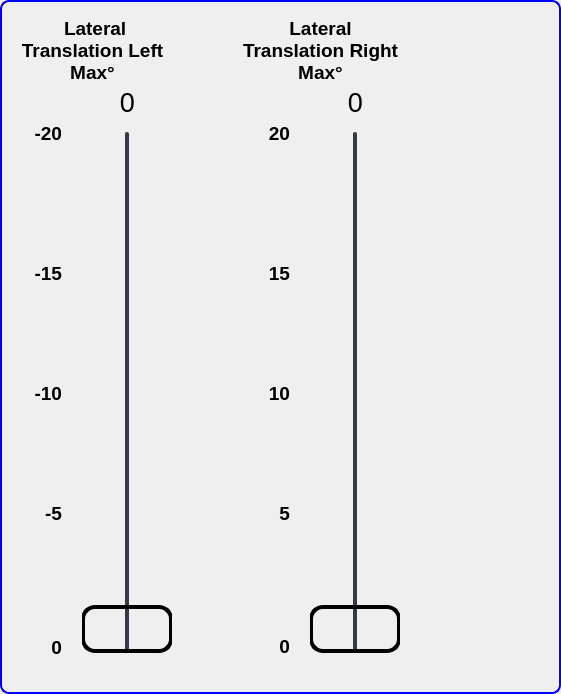
     <widget class="QGroupBox" name="CDGroupBox">
      <property name="geometry">
       <rect>
        <x>709</x>
        <y>-4</y>
        <width>561</width>
        <height>694</height>
       </rect>
      </property>
      <property name="styleSheet">
       <string notr="true">QGroupBox {
                                border: 2px solid blue;
                                border-radius: 9px;
                                margin-top: 0.5em;
                                }
                            </string>
      </property>
      <property name="title">
       <string/>
      </property>
      <widget class="QGroupBox" name="CDRightGroupBox">
       <property name="geometry">
        <rect>
         <x>230</x>
         <y>2</y>
         <width>191</width>
         <height>690</height>
        </rect>
       </property>
       <property name="styleSheet">
        <string notr="true">border:0px</string>
       </property>
       <widget class="QLabel" name="Lbl_41">
        <property name="geometry">
         <rect>
          <x>30</x>
          <y>260</y>
          <width>30</width>
          <height>24</height>
         </rect>
        </property>
        <property name="font">
         <font>
          <family>Arial</family>
          <pointsize>14</pointsize>
          <bold>true</bold>
         </font>
        </property>
        <property name="text">
         <string>15</string>
        </property>
        <property name="alignment">
         <set>Qt::AlignRight|Qt::AlignTop|Qt::AlignTrailing</set>
        </property>
       </widget>
       <widget class="QLabel" name="Lbl_46">
        <property name="geometry">
         <rect>
          <x>30</x>
          <y>120</y>
          <width>30</width>
          <height>24</height>
         </rect>
        </property>
        <property name="font">
         <font>
          <family>Arial</family>
          <pointsize>14</pointsize>
          <bold>true</bold>
         </font>
        </property>
        <property name="text">
         <string>20</string>
        </property>
        <property name="alignment">
         <set>Qt::AlignRight|Qt::AlignTop|Qt::AlignTrailing</set>
        </property>
       </widget>
       <widget class="QLabel" name="rightLatUpLbl">
        <property name="geometry">
         <rect>
          <x>30</x>
          <y>160</y>
          <width>47</width>
          <height>101</height>
         </rect>
        </property>
        <property name="text">
         <string/>
        </property>
        <property name="pixmap">
         <pixmap>images/up-ticks.png</pixmap>
        </property>
       </widget>
       <widget class="QLabel" name="rightLatFlexionTitleLbl">
        <property name="geometry">
         <rect>
          <x>10</x>
          <y>13</y>
          <width>161</width>
          <height>71</height>
         </rect>
        </property>
        <property name="font">
         <font>
          <family>Arial</family>
          <pointsize>14</pointsize>
          <bold>true</bold>
         </font>
        </property>
        <property name="text">
         <string>Lateral Translation Right Max°</string>
        </property>
        <property name="alignment">
         <set>Qt::AlignCenter</set>
        </property>
        <property name="wordWrap">
         <bool>true</bool>
        </property>
       </widget>
       <widget class="QLabel" name="rightLatDownLbl">
        <property name="geometry">
         <rect>
          <x>30</x>
          <y>520</y>
          <width>47</width>
          <height>101</height>
         </rect>
        </property>
        <property name="text">
         <string/>
        </property>
        <property name="pixmap">
         <pixmap>images/down-ticks.png</pixmap>
        </property>
       </widget>
       <widget class="QLabel" name="rightLatFlexionLbl">
        <property name="geometry">
         <rect>
          <x>95</x>
          <y>80</y>
          <width>61</width>
          <height>41</height>
         </rect>
        </property>
        <property name="font">
         <font>
          <family>Arial</family>
          <pointsize>20</pointsize>
         </font>
        </property>
        <property name="text">
         <string>0</string>
        </property>
        <property name="alignment">
         <set>Qt::AlignCenter</set>
        </property>
       </widget>
       <widget class="QSlider" name="rightLatFlexionSlider">
        <property name="geometry">
         <rect>
          <x>80</x>
          <y>130</y>
          <width>90</width>
          <height>521</height>
         </rect>
        </property>
        <property name="font">
         <font>
          <family>Arial</family>
          <pointsize>12</pointsize>
         </font>
        </property>
        <property name="styleSheet">
         <string notr="true">QSlider::groove:vertical {
                                        border-radius: 2px;
                                        width: 4px;
                                        background-color: rgb(52, 59, 72);
                                        }
                                        QSlider::groove:vertical:hover {
                                        background-color: blue;
                                        }
                                        QSlider::handle:vertical {
                                        background-color: qlineargradient(spread:pad, x1:0, y1:0,
                                        x2:0, y2:1, stop:0 rgba(0, 50, 145, 255), stop:1 rgba(255,
                                        255, 255, 255));
                                        border: 4px solid black;
                                        height: 40px;
                                        margin: 0px -44px;
                                        border-radius: 14px;
                                        }</string>
        </property>
        <property name="minimum">
         <number>0</number>
        </property>
        <property name="maximum">
         <number>20</number>
        </property>
        <property name="singleStep">
         <number>1</number>
        </property>
        <property name="pageStep">
         <number>1</number>
        </property>
        <property name="value">
         <number>0</number>
        </property>
        <property name="sliderPosition">
         <number>0</number>
        </property>
        <property name="orientation">
         <enum>Qt::Vertical</enum>
        </property>
        <property name="invertedControls">
         <bool>false</bool>
        </property>
        <property name="tickPosition">
         <enum>QSlider::TicksBothSides</enum>
        </property>
        <property name="tickInterval">
         <number>2</number>
        </property>
       </widget>
       <widget class="QLabel" name="Lbl_44">
        <property name="geometry">
         <rect>
          <x>30</x>
          <y>633</y>
          <width>30</width>
          <height>24</height>
         </rect>
        </property>
        <property name="font">
         <font>
          <family>Arial</family>
          <pointsize>14</pointsize>
          <bold>true</bold>
         </font>
        </property>
        <property name="text">
         <string>0</string>
        </property>
        <property name="alignment">
         <set>Qt::AlignRight|Qt::AlignTop|Qt::AlignTrailing</set>
        </property>
       </widget>
       <widget class="QLabel" name="Lbl_42">
        <property name="geometry">
         <rect>
          <x>30</x>
          <y>380</y>
          <width>30</width>
          <height>24</height>
         </rect>
        </property>
        <property name="font">
         <font>
          <family>Arial</family>
          <pointsize>14</pointsize>
          <bold>true</bold>
         </font>
        </property>
        <property name="text">
         <string>10</string>
        </property>
        <property name="alignment">
         <set>Qt::AlignRight|Qt::AlignTop|Qt::AlignTrailing</set>
        </property>
       </widget>
       <widget class="QLabel" name="Lbl_43">
        <property name="geometry">
         <rect>
          <x>30</x>
          <y>500</y>
          <width>30</width>
          <height>24</height>
         </rect>
        </property>
        <property name="font">
         <font>
          <family>Arial</family>
          <pointsize>14</pointsize>
          <bold>true</bold>
         </font>
        </property>
        <property name="styleSheet">
         <string notr="true">background:transparent;</string>
        </property>
        <property name="text">
         <string>5</string>
        </property>
        <property name="alignment">
         <set>Qt::AlignRight|Qt::AlignTop|Qt::AlignTrailing</set>
        </property>
       </widget>
      </widget>
      <widget class="QGroupBox" name="CDLeftGroupBox">
       <property name="geometry">
        <rect>
         <x>2</x>
         <y>2</y>
         <width>191</width>
         <height>690</height>
        </rect>
       </property>
       <property name="styleSheet">
        <string notr="true">border:0px;</string>
       </property>
       <widget class="QLabel" name="Lbl_35">
        <property name="geometry">
         <rect>
          <x>30</x>
          <y>633</y>
          <width>30</width>
          <height>24</height>
         </rect>
        </property>
        <property name="font">
         <font>
          <family>Arial</family>
          <pointsize>14</pointsize>
          <bold>true</bold>
         </font>
        </property>
        <property name="text">
         <string>0</string>
        </property>
        <property name="alignment">
         <set>Qt::AlignRight|Qt::AlignTrailing|Qt::AlignVCenter</set>
        </property>
       </widget>
       <widget class="QSlider" name="leftLatFlexionSlider">
        <property name="geometry">
         <rect>
          <x>80</x>
          <y>130</y>
          <width>90</width>
          <height>521</height>
         </rect>
        </property>
        <property name="font">
         <font>
          <family>Arial</family>
          <pointsize>12</pointsize>
         </font>
        </property>
        <property name="styleSheet">
         <string notr="true">QSlider::groove:vertical {
                                        border-radius: 2px;
                                        width: 4px;
                                        background-color: rgb(52, 59, 72);
                                        }
                                        QSlider::groove:vertical:hover {
                                        background-color: blue;
                                        }
                                        QSlider::handle:vertical {
                                        background-color: qlineargradient(spread:pad, x1:0, y1:0,
                                        x2:0, y2:1, stop:0 rgba(0, 50, 145, 255), stop:1 rgba(255,
                                        255, 255, 255));
                                        border: 4px solid black;
                                        height: 40px;
                                        margin: 0px -44px;
                                        border-radius: 14px;
                                        }</string>
        </property>
        <property name="minimum">
         <number>0</number>
        </property>
        <property name="maximum">
         <number>20</number>
        </property>
        <property name="singleStep">
         <number>1</number>
        </property>
        <property name="pageStep">
         <number>1</number>
        </property>
        <property name="value">
         <number>0</number>
        </property>
        <property name="sliderPosition">
         <number>0</number>
        </property>
        <property name="orientation">
         <enum>Qt::Vertical</enum>
        </property>
        <property name="invertedControls">
         <bool>false</bool>
        </property>
        <property name="tickPosition">
         <enum>QSlider::TicksBothSides</enum>
        </property>
        <property name="tickInterval">
         <number>2</number>
        </property>
       </widget>
       <widget class="QLabel" name="Lbl_37">
        <property name="geometry">
         <rect>
          <x>30</x>
          <y>500</y>
          <width>30</width>
          <height>24</height>
         </rect>
        </property>
        <property name="font">
         <font>
          <family>Arial</family>
          <pointsize>14</pointsize>
          <bold>true</bold>
         </font>
        </property>
        <property name="styleSheet">
         <string notr="true">background:transparent;</string>
        </property>
        <property name="text">
         <string>-5</string>
        </property>
        <property name="alignment">
         <set>Qt::AlignRight|Qt::AlignTop|Qt::AlignTrailing</set>
        </property>
       </widget>
       <widget class="QLabel" name="leftLatUpLbl">
        <property name="geometry">
         <rect>
          <x>30</x>
          <y>160</y>
          <width>47</width>
          <height>101</height>
         </rect>
        </property>
        <property name="text">
         <string/>
        </property>
        <property name="pixmap">
         <pixmap>images/up-ticks.png</pixmap>
        </property>
       </widget>
       <widget class="QLabel" name="Lbl_40">
        <property name="geometry">
         <rect>
          <x>30</x>
          <y>260</y>
          <width>30</width>
          <height>24</height>
         </rect>
        </property>
        <property name="font">
         <font>
          <family>Arial</family>
          <pointsize>14</pointsize>
          <bold>true</bold>
         </font>
        </property>
        <property name="text">
         <string>-15</string>
        </property>
        <property name="alignment">
         <set>Qt::AlignRight|Qt::AlignTop|Qt::AlignTrailing</set>
        </property>
       </widget>
       <widget class="QLabel" name="leftLatFlexionTitleLbl">
        <property name="geometry">
         <rect>
          <x>10</x>
          <y>13</y>
          <width>161</width>
          <height>71</height>
         </rect>
        </property>
        <property name="font">
         <font>
          <family>Arial</family>
          <pointsize>14</pointsize>
          <bold>true</bold>
         </font>
        </property>
        <property name="text">
         <string> Lateral Translation Left Max°</string>
        </property>
        <property name="alignment">
         <set>Qt::AlignCenter</set>
        </property>
        <property name="wordWrap">
         <bool>true</bool>
        </property>
       </widget>
       <widget class="QLabel" name="leftLatFlexionLbl">
        <property name="geometry">
         <rect>
          <x>100</x>
          <y>80</y>
          <width>51</width>
          <height>41</height>
         </rect>
        </property>
        <property name="font">
         <font>
          <family>Arial</family>
          <pointsize>20</pointsize>
         </font>
        </property>
        <property name="text">
         <string>0</string>
        </property>
        <property name="alignment">
         <set>Qt::AlignCenter</set>
        </property>
       </widget>
       <widget class="QLabel" name="Lbl_36">
        <property name="geometry">
         <rect>
          <x>30</x>
          <y>380</y>
          <width>30</width>
          <height>24</height>
         </rect>
        </property>
        <property name="font">
         <font>
          <family>Arial</family>
          <pointsize>14</pointsize>
          <bold>true</bold>
         </font>
        </property>
        <property name="text">
         <string>-10</string>
        </property>
        <property name="alignment">
         <set>Qt::AlignRight|Qt::AlignTop|Qt::AlignTrailing</set>
        </property>
       </widget>
       <widget class="QLabel" name="leftLatDownLbl">
        <property name="geometry">
         <rect>
          <x>30</x>
          <y>520</y>
          <width>47</width>
          <height>101</height>
         </rect>
        </property>
        <property name="text">
         <string/>
        </property>
        <property name="pixmap">
         <pixmap>images/down-ticks.png</pixmap>
        </property>
       </widget>
       <widget class="QLabel" name="Lbl_38">
        <property name="geometry">
         <rect>
          <x>30</x>
          <y>120</y>
          <width>30</width>
          <height>24</height>
         </rect>
        </property>
        <property name="font">
         <font>
          <family>Arial</family>
          <pointsize>14</pointsize>
          <bold>true</bold>
         </font>
        </property>
        <property name="text">
         <string>-20</string>
        </property>
        <property name="alignment">
         <set>Qt::AlignRight|Qt::AlignTop|Qt::AlignTrailing</set>
        </property>
       </widget>
      </widget>
      <zorder>CDLeftGroupBox</zorder>
      <zorder>CDRightGroupBox</zorder>
     </widget>
